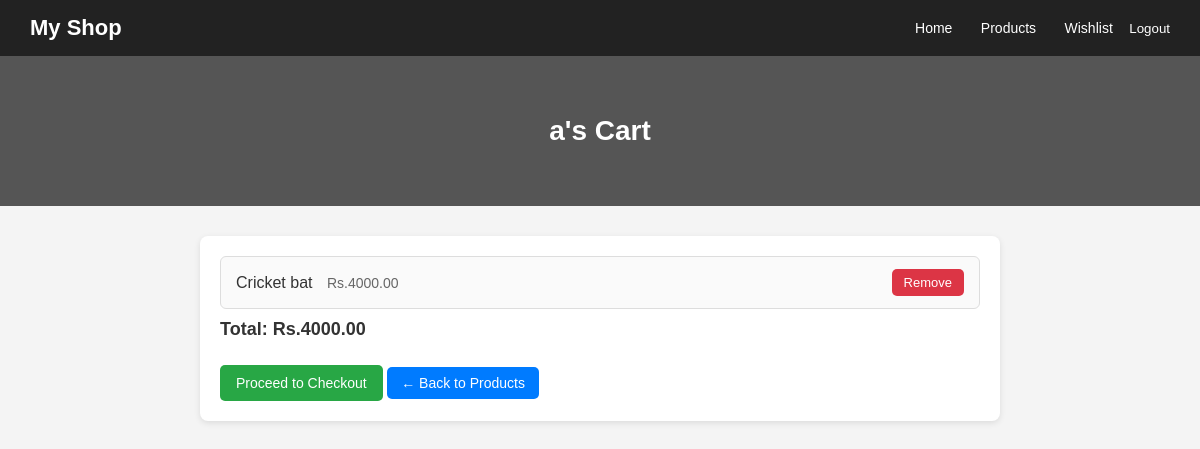
The page /cart/ (signed in) on the database its author committed.
### myapp/models.py (models this page shows, shortened)
class Cart(models.Model):
    user = models.OneToOneField(User, on_delete=models.CASCADE)
    products = models.ManyToManyField(Product, blank=True)

class Product(models.Model):
    name = models.CharField(max_length=255)
    price = models.DecimalField(max_digits=8, decimal_places=2)
    discount_price = models.DecimalField(max_digits=8, decimal_places=2, null=True, blank=True)
    description = models.TextField(blank=True)
    stock = models.PositiveIntegerField(default=0)
    category = models.ForeignKey(Category, on_delete=models.SET_NULL, null=True, blank=True)

### myapp/views.py (the view)
# urls.py: path('cart/', views.cart, name='cart'),
@login_required
def cart(request):
    cart, _ = Cart.objects.get_or_create(user=request.user)
    products = cart.products.all()
    total_price = sum(p.price for p in products)
    discount = request.session.get("coupon_discount", 0)
    discount_amount = (total_price * discount) / 100
    final_price = total_price - discount_amount
    return render(request, "cart.html", {
        "cart": cart,
        "total_price": total_price,
        "discount": discount,
        "final_price": final_price,
        "item_count": products.count()
    })

### myapp/templates/cart.html (shortened to what this page needs)
{% load static %}
<!DOCTYPE html>
<html lang="en">
<head>
</head>
<body>
    <header>
        <h1>My Shop</h1>
        <nav>
            <a href="{% url 'home' %}">Home</a>
            <a href="{% url 'products' %}">Products</a>
            <a href="{% url 'wishlist' %}">Wishlist</a>
            {% if user.is_authenticated %}
                <form method="POST" action="{% url 'logout' %}" style="display:inline;">
                    <button type="submit" style="background:none;border:none;color:white;cursor:pointer;">Logout</button>
                </form>
            {% else %}
                <a href="{% url 'signup' %}">Sign Up</a>
                <a href="{% url 'login' %}">Login</a>
            {% endif %}
        </nav>
    </header>
    <section class="hero">
        <h2>{{ cart.user.username }}'s Cart</h2>
    </section>
    <div class="container">
        <ul class="cart-list">
            {% for product in cart.products.all %}
                <li class="cart-item">
                    <div>
                        <span>{{ product.name }}</span>
                        <span class="price">Rs.{{ product.price }}</span>
                    </div>
                    <a href="{% url 'remove_from_cart' product.id %}" class="remove-link">Remove</a>
                </li>
            {% empty %}
                <li class="cart-item">Your cart is empty.</li>
            {% endfor %}
        </ul>
        {% if cart.products.all %}
        <p class="total-price">Total: Rs.{{ total_price }}</p>
        <a href="#" class="checkout-btn">Proceed to Checkout</a>
    {% endif %}
        <a href="{% url 'products' %}" class="back-link">← Back to Products</a>
    </div>
</body>
</html>

### myapp/templates/cart.html (style rules this page uses)
* { margin: 0; padding: 0; box-sizing: border-box; }
body { font-family: Arial, sans-serif; background-color: #f4f4f4; color: #333; }
header { background: #222; padding: 15px 30px; display: flex; justify-content: space-between; align-items: center; color: #fff; }
header h1 { font-size: 22px; }
header nav a { color: #fff; text-decoration: none; margin: 0 12px; font-size: 14px; }
.hero { background: #555; height: 150px; display: flex; align-items: center; justify-content: center; color: #fff; text-align: center; }
.hero h2 { font-size: 28px; }
.container { width: 90%; max-width: 800px; margin: 30px auto; background: #fff; padding: 20px; border-radius: 8px; box-shadow: 0 2px 6px rgba(0,0,0,0.1); }
.cart-list { list-style: none; padding: 0; }
.cart-item { background: #fafafa; border: 1px solid #ddd; border-radius: 6px; padding: 12px 15px; margin-bottom: 10px; display: flex; justify-content: space-between; align-items: center; }
.cart-item span { font-size: 16px; font-weight: 500; }
.cart-item .price { font-size: 14px; color: #666; margin-left: 10px; }
.remove-link { background: #dc3545; color: #fff; padding: 6px 12px; border-radius: 5px; text-decoration: none; font-size: 13px; transition: background 0.3s ease; }
.checkout-btn { display: inline-block; margin-top: 15px; background: #28a745; color: #fff; padding: 10px 16px; border-radius: 5px; text-decoration: none; font-size: 14px; transition: background 0.3s ease; }
.back-link { display: inline-block; margin-top: 15px; margin-right: 10px; background: #007bff; color: #fff; padding: 8px 14px; border-radius: 5px; text-decoration: none; font-size: 14px; }
.total-price { font-size: 18px; font-weight: bold; margin: 10px 0; color: #333; }

### rows shown on the page
Cart: user.username "a"
Product: name "Cricket bat", price "4000.00"

### other values the page prints
{{ total_price }} "4000.00"
